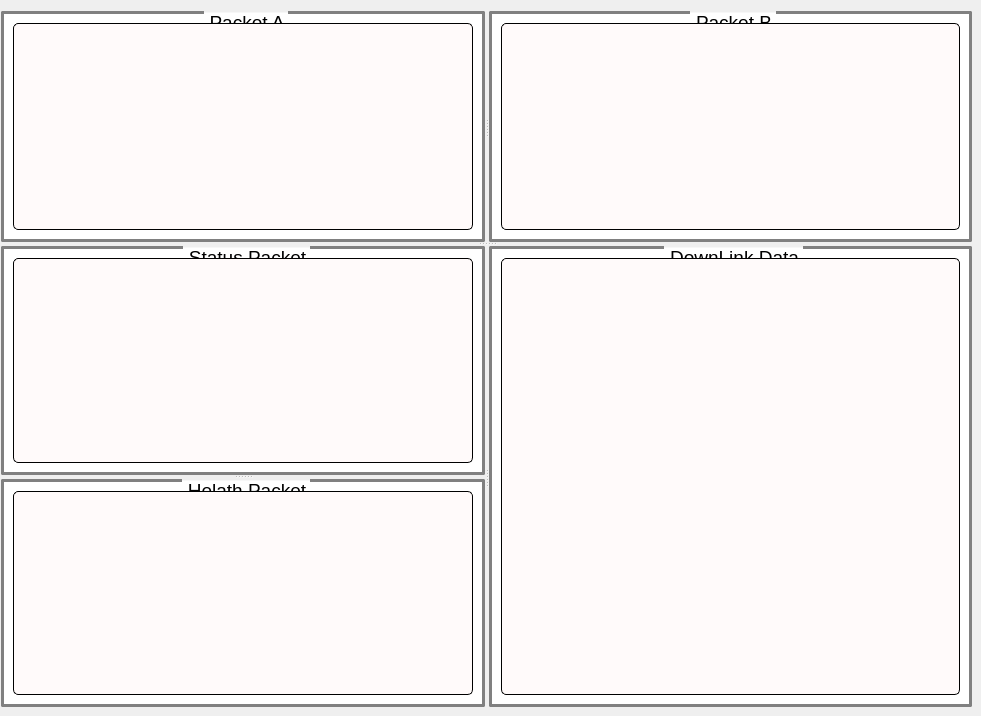
      <widget class="QWidget" name="page">
       <widget class="QSplitter" name="splitter_5">
        <property name="geometry">
         <rect>
          <x>1</x>
          <y>11</y>
          <width>971</width>
          <height>696</height>
         </rect>
        </property>
        <property name="orientation">
         <enum>Qt::Vertical</enum>
        </property>
        <widget class="QSplitter" name="splitter_3">
         <property name="orientation">
          <enum>Qt::Horizontal</enum>
         </property>
         <widget class="QGroupBox" name="groupBox">
          <property name="styleSheet">
           <string notr="true"> .QGroupBox {
                font: bold&quot;Times New Roman&quot;;    
                font-size:19px;
                border: 3px solid gray;
                border-radius:2px;
                margin-top:0.7em;
            left:0.01em;
            top:-2em;
                background-color : rgb(255, 255, 255);
                
            }
            .QGroupBox::title{
                    subcontrol-origin:margin;
                    padding:0 1px 0 3px;
                    subcontrol-position: top center; /* position at the top center */
                  
            }
            
            .QLabel{
                font-family:Georgia;
                font-size :14px;
                font-weight:bold;
                color:#a0522d;
                text-align:justify; 
                border:none;          
            }
            .QLineEdit{
                background-color : rgb(255, 255, 255); 
                font-family:Georgia;
                font-size :16px;
                font-weight:bold;
                text-align: justify;
                right:0.1em;
                color:#000000;     
                border:2px solid green;
            }
            .QTextEdit{
            background-color : rgb(255, 255, 255); 
                font-family:Georgia;
                font-size :16px;
                font-weight:bold;
                color:#000000;     
                border:2px dashed gray;
            }
            
            .QLineEdit:read-only {
                background: lightblue;
            }
            
            .QCheckBox{
                font-family:Georgia;
                font-size :18px;
                font-weight:bold;
                color:#a0522d;
                text-align:justify; 
                border:none; 
            
            }
            
            .QRadioButton{
                font-family:Georgia;
                font-size :18px;
                font-weight:bold;
                color:#a0522d;
                text-align:justify; 
                border:none; 
            
            }
            </string>
          </property>
          <property name="title">
           <string>Packet A</string>
          </property>
          <layout class="QGridLayout" name="gridLayout">
           <item row="0" column="0">
            <widget class="QTextEdit" name="pktA_data">
             <property name="styleSheet">
              <string notr="true"> .QTextEdit
        {
            background-color: qlineargradient(x1: 0, y1: 0, x2: 0, y2: 1, stop: 0 #fffafa, stop: 1 #fffafa);
            font-family:Georgia;
            font-size:12px;
            font-weight:bold;
            color:#000000;
            border:1px solid;
            border-radius: 5;    
        }</string>
             </property>
            </widget>
           </item>
          </layout>
         </widget>
         <widget class="QGroupBox" name="groupBox_2">
          <property name="styleSheet">
           <string notr="true"> .QGroupBox {
                font: bold&quot;Times New Roman&quot;;    
                font-size:19px;
                border: 3px solid gray;
                border-radius:2px;
                margin-top:0.7em;
            left:0.01em;
            top:-2em;
                background-color : rgb(255, 255, 255);
                
            }
            .QGroupBox::title{
                    subcontrol-origin:margin;
                    padding:0 1px 0 3px;
                    subcontrol-position: top center; /* position at the top center */
                  
            }
            
            .QLabel{
                font-family:Georgia;
                font-size :14px;
                font-weight:bold;
                color:#a0522d;
                text-align:justify; 
                border:none;          
            }
            .QLineEdit{
                background-color : rgb(255, 255, 255); 
                font-family:Georgia;
                font-size :16px;
                font-weight:bold;
                text-align: justify;
                right:0.1em;
                color:#000000;     
                border:2px solid green;
            }
            .QTextEdit{
            background-color : rgb(255, 255, 255); 
                font-family:Georgia;
                font-size :16px;
                font-weight:bold;
                color:#000000;     
                border:2px dashed gray;
            }
            
            .QLineEdit:read-only {
                background: lightblue;
            }
            
            .QCheckBox{
                font-family:Georgia;
                font-size :18px;
                font-weight:bold;
                color:#a0522d;
                text-align:justify; 
                border:none; 
            
            }
            
            .QRadioButton{
                font-family:Georgia;
                font-size :18px;
                font-weight:bold;
                color:#a0522d;
                text-align:justify; 
                border:none; 
            
            }
            </string>
          </property>
          <property name="title">
           <string>Packet B</string>
          </property>
          <layout class="QHBoxLayout" name="horizontalLayout_8">
           <item>
            <widget class="QTextEdit" name="pktB_data">
             <property name="styleSheet">
              <string notr="true"> .QTextEdit
        {
            background-color: qlineargradient(x1: 0, y1: 0, x2: 0, y2: 1, stop: 0 #fffafa, stop: 1 #fffafa);
            font-family:Georgia;
            font-size:12px;
            font-weight:bold;
            color:#000000;
            border:1px solid;
            border-radius: 5;    
        }</string>
             </property>
            </widget>
           </item>
          </layout>
         </widget>
        </widget>
        <widget class="QSplitter" name="splitter_2">
         <property name="orientation">
          <enum>Qt::Horizontal</enum>
         </property>
         <widget class="QSplitter" name="splitter">
          <property name="orientation">
           <enum>Qt::Vertical</enum>
          </property>
          <widget class="QGroupBox" name="groupBox_5">
           <property name="styleSheet">
            <string notr="true"> .QGroupBox {
                font: bold&quot;Times New Roman&quot;;    
                font-size:19px;
                border: 3px solid gray;
                border-radius:2px;
                margin-top:0.7em;
            left:0.01em;
            top:-2em;
                background-color : rgb(255, 255, 255);
                
            }
            .QGroupBox::title{
                    subcontrol-origin:margin;
                    padding:0 1px 0 3px;
                    subcontrol-position: top center; /* position at the top center */
                  
            }
            
            .QLabel{
                font-family:Georgia;
                font-size :14px;
                font-weight:bold;
                color:#a0522d;
                text-align:justify; 
                border:none;          
            }
            .QLineEdit{
                background-color : rgb(255, 255, 255); 
                font-family:Georgia;
                font-size :16px;
                font-weight:bold;
                text-align: justify;
                right:0.1em;
                color:#000000;     
                border:2px solid green;
            }
            .QTextEdit{
            background-color : rgb(255, 255, 255); 
                font-family:Georgia;
                font-size :16px;
                font-weight:bold;
                color:#000000;     
                border:2px dashed gray;
            }
            
            .QLineEdit:read-only {
                background: lightblue;
            }
            
            .QCheckBox{
                font-family:Georgia;
                font-size :18px;
                font-weight:bold;
                color:#a0522d;
                text-align:justify; 
                border:none; 
            
            }
            
            .QRadioButton{
                font-family:Georgia;
                font-size :18px;
                font-weight:bold;
                color:#a0522d;
                text-align:justify; 
                border:none; 
            
            }
            </string>
           </property>
           <property name="title">
            <string>Status Packet</string>
           </property>
           <layout class="QVBoxLayout" name="verticalLayout_7">
            <item>
             <widget class="QTextEdit" name="sts_data">
              <property name="styleSheet">
               <string notr="true"> .QTextEdit
        {
            background-color: qlineargradient(x1: 0, y1: 0, x2: 0, y2: 1, stop: 0 #fffafa, stop: 1 #fffafa);
            font-family:Georgia;
            font-size:12px;
            font-weight:bold;
            color:#000000;
            border:1px solid;
            border-radius: 5;    
        }</string>
              </property>
             </widget>
            </item>
           </layout>
          </widget>
          <widget class="QGroupBox" name="groupBox_3">
           <property name="minimumSize">
            <size>
             <width>0</width>
             <height>100</height>
            </size>
           </property>
           <property name="styleSheet">
            <string notr="true"> .QGroupBox {
                font: bold&quot;Times New Roman&quot;;    
                font-size:19px;
                border: 3px solid gray;
                border-radius:2px;
                margin-top:0.7em;
            left:0.01em;
            top:-2em;
                background-color : rgb(255, 255, 255);
                
            }
            .QGroupBox::title{
                    subcontrol-origin:margin;
                    padding:0 1px 0 3px;
                    subcontrol-position: top center; /* position at the top center */
                  
            }
            
            .QLabel{
                font-family:Georgia;
                font-size :14px;
                font-weight:bold;
                color:#a0522d;
                text-align:justify; 
                border:none;          
            }
            .QLineEdit{
                background-color : rgb(255, 255, 255); 
                font-family:Georgia;
                font-size :16px;
                font-weight:bold;
                text-align: justify;
                right:0.1em;
                color:#000000;     
                border:2px solid green;
            }
            .QTextEdit{
            background-color : rgb(255, 255, 255); 
                font-family:Georgia;
                font-size :16px;
                font-weight:bold;
                color:#000000;     
                border:2px dashed gray;
            }
            
            .QLineEdit:read-only {
                background: lightblue;
            }
            
            .QCheckBox{
                font-family:Georgia;
                font-size :18px;
                font-weight:bold;
                color:#a0522d;
                text-align:justify; 
                border:none; 
            
            }
            
            .QRadioButton{
                font-family:Georgia;
                font-size :18px;
                font-weight:bold;
                color:#a0522d;
                text-align:justify; 
                border:none; 
            
            }
            </string>
           </property>
           <property name="title">
            <string>Helath Packet</string>
           </property>
           <layout class="QVBoxLayout" name="verticalLayout_6">
            <item>
             <widget class="QTextEdit" name="hlth_data">
              <property name="styleSheet">
               <string notr="true"> .QTextEdit
        {
            background-color: qlineargradient(x1: 0, y1: 0, x2: 0, y2: 1, stop: 0 #fffafa, stop: 1 #fffafa);
            font-family:Georgia;
            font-size:12px;
            font-weight:bold;
            color:#000000;
            border:1px solid;
            border-radius: 5;    
        }</string>
              </property>
             </widget>
            </item>
           </layout>
          </widget>
         </widget>
         <widget class="QGroupBox" name="groupBox_4">
          <property name="styleSheet">
           <string notr="true"> .QGroupBox {
                font: bold&quot;Times New Roman&quot;;    
                font-size:19px;
                border: 3px solid gray;
                border-radius:2px;
                margin-top:0.7em;
            left:0.01em;
            top:-2em;
                background-color : rgb(255, 255, 255);
                
            }
            .QGroupBox::title{
                    subcontrol-origin:margin;
                    padding:0 1px 0 3px;
                    subcontrol-position: top center; /* position at the top center */
                  
            }
            
            .QLabel{
                font-family:Georgia;
                font-size :14px;
                font-weight:bold;
                color:#a0522d;
                text-align:justify; 
                border:none;          
            }
            .QLineEdit{
                background-color : rgb(255, 255, 255); 
                font-family:Georgia;
                font-size :16px;
                font-weight:bold;
                text-align: justify;
                right:0.1em;
                color:#000000;     
                border:2px solid green;
            }
            .QTextEdit{
            background-color : rgb(255, 255, 255); 
                font-family:Georgia;
                font-size :16px;
                font-weight:bold;
                color:#000000;     
                border:2px dashed gray;
            }
            
            .QLineEdit:read-only {
                background: lightblue;
            }
            
            .QCheckBox{
                font-family:Georgia;
                font-size :18px;
                font-weight:bold;
                color:#a0522d;
                text-align:justify; 
                border:none; 
            
            }
            
            .QRadioButton{
                font-family:Georgia;
                font-size :18px;
                font-weight:bold;
                color:#a0522d;
                text-align:justify; 
                border:none; 
            
            }
            </string>
          </property>
          <property name="title">
           <string>DownLink Data</string>
          </property>
          <layout class="QVBoxLayout" name="verticalLayout_8">
           <item>
            <widget class="QTextEdit" name="dnlink_data">
             <property name="styleSheet">
              <string notr="true"> .QTextEdit
        {
            background-color: qlineargradient(x1: 0, y1: 0, x2: 0, y2: 1, stop: 0 #fffafa, stop: 1 #fffafa);
            font-family:Georgia;
            font-size:12px;
            font-weight:bold;
            color:#000000;
            border:1px solid;
            border-radius: 5;    
        }</string>
             </property>
            </widget>
           </item>
          </layout>
         </widget>
        </widget>
       </widget>
      </widget>
